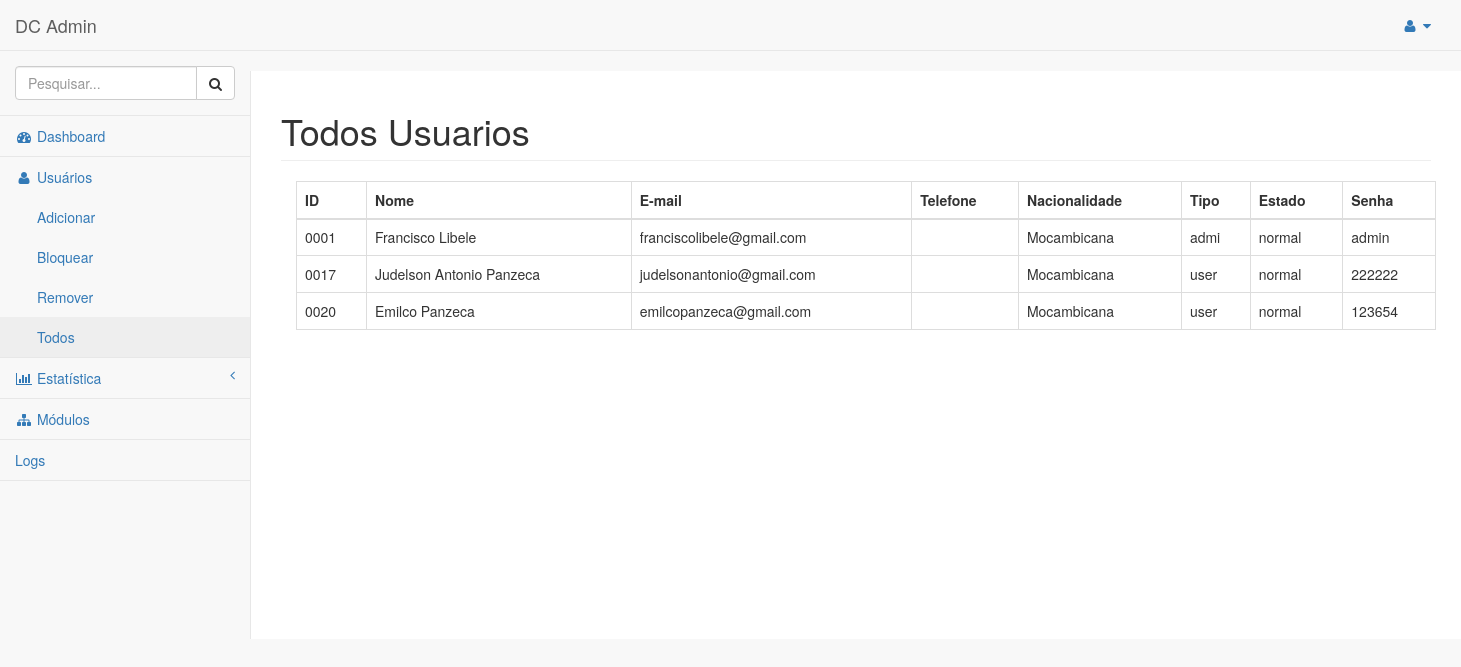
The page /Codigo/admin/pages/todosusers.php on the database its author committed.
### tables this page shows
CREATE TABLE `usuario` (
  `id` int(4) UNSIGNED ZEROFILL NOT NULL COMMENT 'Identificador unico do Usuario',
  `nome` varchar(50) NOT NULL,
  `email` varchar(50) NOT NULL,
  `contacto` varchar(9) NOT NULL,
  `nacionalidade` varchar(50) NOT NULL DEFAULT 'Mocambicana',
  `tipo` varchar(4) NOT NULL DEFAULT 'user' COMMENT 'User=usuario Normal e admin=Usuarios administradors',
  `estado` varchar(10) DEFAULT 'normal' COMMENT 'O estado pode ser normal, bloqueado eremovido',
  `existencia` tinyint(1) NOT NULL DEFAULT '1' COMMENT 'Se a conta estiver activa=1, e se estiver removida(apagada)=0',
  `senha` varchar(100) NOT NULL
);

### Codigo/admin/pages/todosusers.php (the view, shortened to what this page needs)
<!DOCTYPE html>
<html lang="en">
<head>
    <link href="../vendor/bootstrap/css/bootstrap.min.css" rel="stylesheet">
    <link href="../vendor/metisMenu/metisMenu.min.css" rel="stylesheet">
    <link href="../dist/css/sb-admin-2.css" rel="stylesheet">
    <link href="../vendor/morrisjs/morris.css" rel="stylesheet">
    <link href="../vendor/font-awesome/css/font-awesome.min.css" rel="stylesheet" type="text/css">
</head>
<body>
<div id="wrapper">
    <div>
        <?php include 'nav-default.php' ?>
    </div>
    <div id="page-wrapper">
        <div class="row">
            <div class="col-lg-12">
                <h1 class="page-header">Todos Usuarios</h1>
            </div>
        </div>
        <div class="row">
            <div class="col-lg-6 col-md-6">
                <div class="container">
                    <table class="table table-bordered">
                        <thead>
                        <tr>
                            <th>ID</th>
                            <th>Nome</th>
                            <th>E-mail</th>
                            <th>Telefone</th>
                            <th>Nacionalidade</th>
                            <th>Tipo</th>
                            <th>Estado</th>
                            <th>Senha</th>
                        </tr>
                        </thead>
                        <tbody>
                        <tr>
                            <?php
$servername = "localhost";
$username = "root";
$password = "";
$dbname = "dc";
$conn = mysqli_connect($servername, $username, $password, $dbname);
$sql = "SELECT * FROM usuario";
$result = mysqli_query($conn, $sql);
if (mysqli_num_rows($result) > 0) {
    while($row = mysqli_fetch_assoc($result)) {
        echo "
         <tr>
                            <td>".$row["id"]."</td>
                            <td>".$row["nome"]."</td>
                            <td>".$row["email"]."</td>
                            <td>".$row["telefone"]."</td>
                            <td>".$row["nacionalidade"]."</td>
                            <td>".$row["tipo"]."</td>
                            <td>".$row["estado"]."</td>
                            <td>".$row["senha"]."</td>
                        </tr>
        ";
    }
} else {
    echo "0 results";
}
?>
                        </tr>
                        </tbody>
                    </table>
                </div>
            </div>
        </div>
    </div>
</div>
</body>
</html>

### Codigo/admin/pages/nav-default.php (shortened to what this page needs)
<?php
$mail=$_SESSION['email'];
$nome=getNome("$mail");
?>
<?php
echo "
     <nav class=\"navbar navbar-default navbar-static-top\" role=\"navigation\" style=\"margin-bottom: 0\" >
            <div class=\"navbar-header\">
                <a class=\"navbar-brand\" href=\"index.html\">DC Admin</a>
            </div>
            <ul class=\"nav navbar-top-links navbar-right\">
                <li class=\"dropdown\">
                    <a class=\"dropdown-toggle\" data-toggle=\"dropdown\" href=\"#\">
                        <i class=\"fa fa-user fa-fw\"></i> <i class=\"fa fa-caret-down\"></i>
                    </a>
                        <li><a href=\"#\"><i class=\"fa fa-user fa-fw\" ></i> ".$nome."</a>
                        </li>
                </li>
            </ul>
            <div class=\"navbar-default sidebar\" role=\"navigation\">
                <div class=\"sidebar-nav navbar-collapse\">
                    <ul class=\"nav\" id=\"side-menu\">
                        <li class=\"sidebar-search\">
                            <div class=\"input-group custom-search-form\">
                                <input type=\"text\" class=\"form-control\" placeholder=\"Pesquisar...\">
                                <span class=\"input-group-btn\">
                                <button class=\"btn btn-default\" type=\"button\">
                                    <i class=\"fa fa-search\"></i>
                                </button>
                            </span>
                            </div>
                        </li>
                        <li>
                            <a href=\"index.php\"><i class=\"fa fa-dashboard fa-fw\"></i> Dashboard </a>
                        </li>
                         <li>
                            <a href=\"usuarios.php\"><i class=\"fa fa-user fa-fw\"></i> Usuários </a>
                             <ul class=\"nav nav-second-level\">
                                <li>
                                    <a href=\"registar.php\">Adicionar</a>
                                </li>
                                <li>
                                    <a href=\"#\">Bloquear</a>
                                </li>
                                  <li>
                                    <a href=\"#\">Remover</a>
                                </li>
                                 <li>
                                    <a href=\"todosusers.php\">Todos</a>
                                </li>
                            </ul>
                        </li>
                        <li>
                            <a href=\"#\"><i class=\"fa fa-bar-chart-o fa-fw\"></i> Estatística <span class=\"fa arrow\"></span></a>
                        </li>
                        <li>
                            <a href=\"tables.html\"><i class=\"fa fa-sitemap fa-fw\"></i> Módulos</a>
                        </li>
                        <li>
                                    <a href=\"log.php\">Logs</a>
                                </li>
                            </ul>
                </div>
            </div>
        </nav>
";
?>

### rows shown on the page
usuario: id "0001", nome "Francisco Libele", email "franciscolibele@gmail.com", nacionalidade "Mocambicana", tipo "admi", estado "normal", senha "admin"
usuario: id "0017", nome "Judelson Antonio Panzeca", email "judelsonantonio@gmail.com", nacionalidade "Mocambicana", tipo "user", estado "normal", senha "222222"
usuario: id "0020", nome "Emilco Panzeca", email "emilcopanzeca@gmail.com", nacionalidade "Mocambicana", tipo "user", estado "normal", senha "123654"
